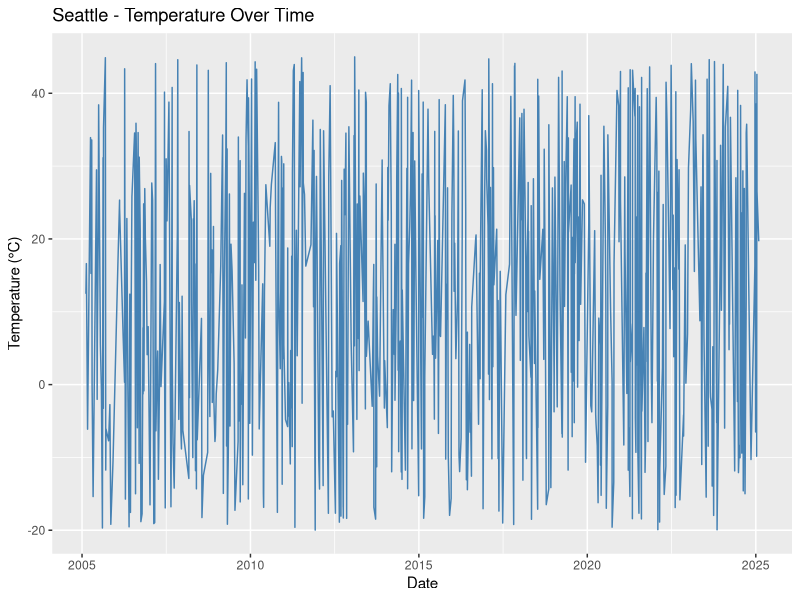
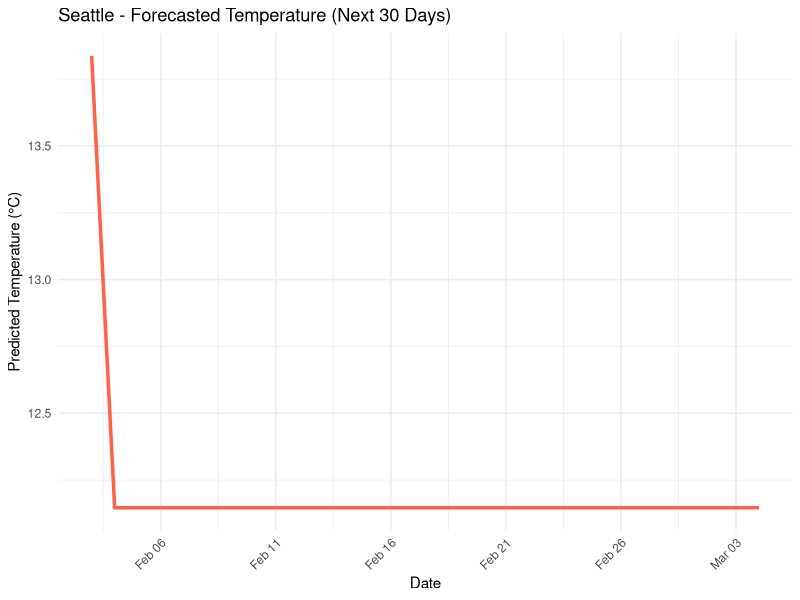

These figures' R source, in order:

library(ggplot2)
library(forecast)
library(readr)

# Load dataset
data <- read_csv("weather_forecasting_large.csv")

# Check column names to confirm structure
print(colnames(data))

# Filter data for Seattle
seattle_data <- subset(data, Location == "Seattle")

# Convert Date column to Date type
seattle_data$Date <- as.Date(seattle_data$Date)

print(unique(data$Location))

# Remove any missing values from temperature
# Use backticks for column name with special characters
seattle_data <- seattle_data[!is.na(seattle_data$`Temperature (°C)`), ]

# Plot Temperature over time
ggplot(seattle_data, aes(x = Date, y = `Temperature (°C)`)) +
  geom_line(color = "steelblue") +
  labs(title = "Seattle - Temperature Over Time",
       x = "Date", y = "Temperature (°C)")

# Create time series object (daily data)
temperature_ts <- ts(seattle_data$`Temperature (°C)`, frequency = 365)

# Fit ARIMA model
model <- auto.arima(temperature_ts)

# Forecast next 30 days
forecast_result <- forecast(model, h = 30)

# Convert forecast to data frame
forecast_df <- data.frame(
  Date = seq(
    from = max(seattle_data$Date) + 1,
    by = "day",
    length.out = 30
  ),
  Forecast = as.numeric(forecast_result$mean)
)

# Plot only the forecasted temperature
ggplot(forecast_df, aes(x = Date, y = Forecast)) +
  geom_line(color = "tomato", linewidth = 1.2) +
  labs(title = "Seattle - Forecasted Temperature (Next 30 Days)",
       x = "Date", y = "Predicted Temperature (°C)") +
  scale_x_date(date_labels = "%b %d", date_breaks = "5 days") +
  theme_minimal() +
  theme(axis.text.x = element_text(angle = 45, hjust = 1))
